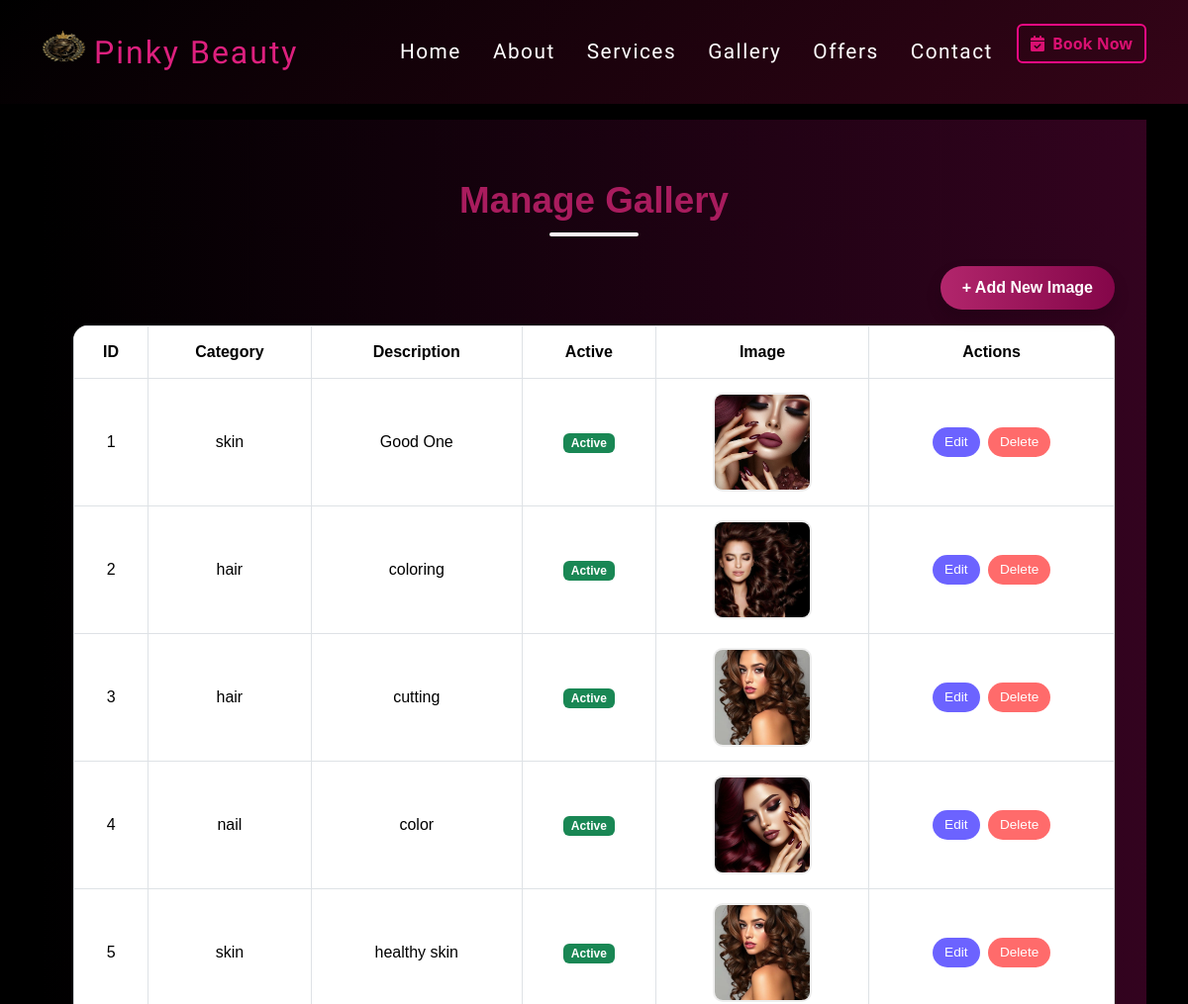
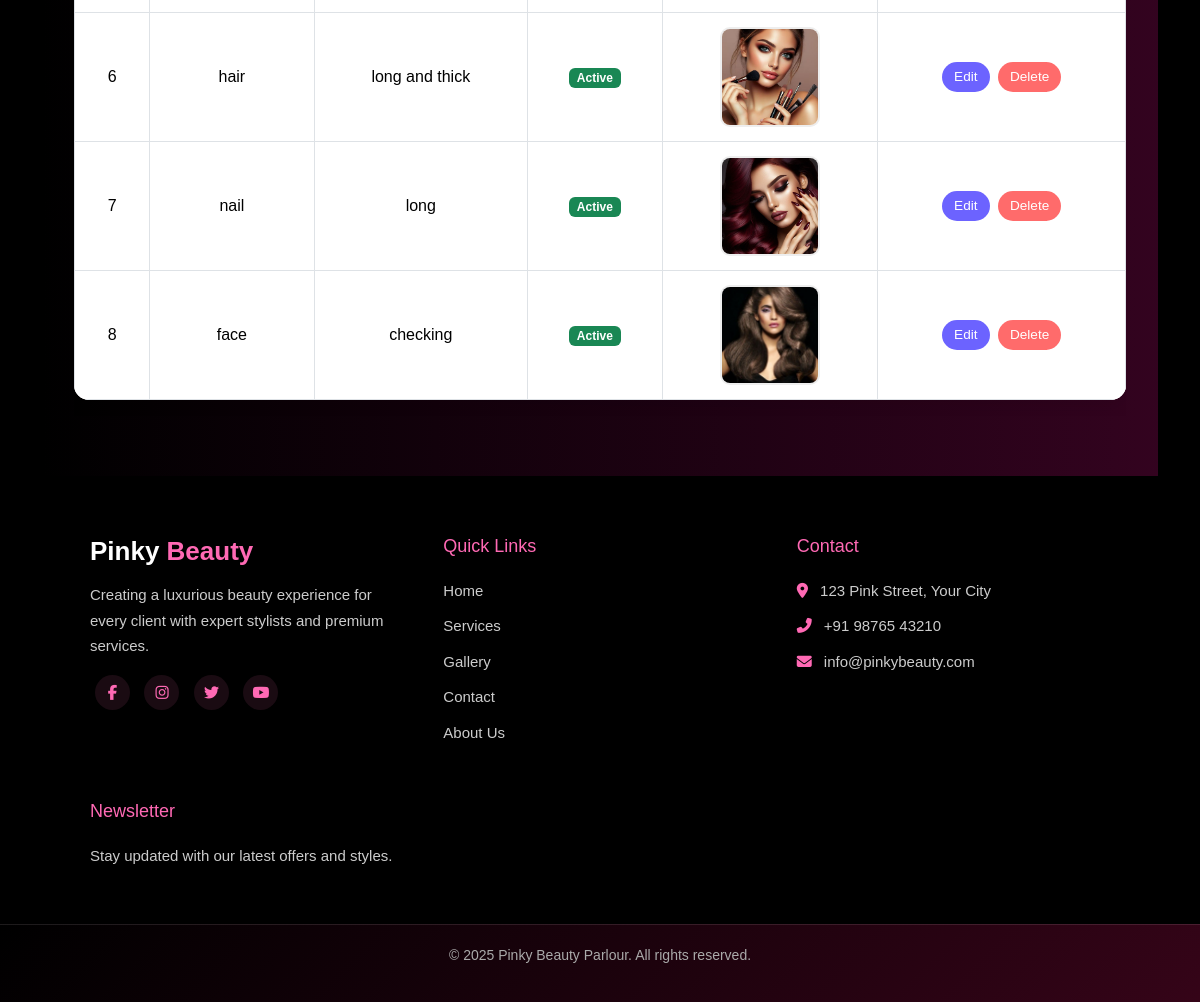
The page /admin-gallery/ (signed in) on the database its author committed (2 pictures, top to bottom).
### main/models.py (models this page shows, shortened)
class Gallery(models.Model):
    category = models.CharField(max_length=50, choices=[('Hair','Hair'),('Makeup','Makeup'),('Nails','Nails')])
    image = models.ImageField(upload_to='gallery/')
    description = models.TextField(blank=True)
    active = models.BooleanField(default=True)

### main/views.py (the view)
# urls.py: path('admin-gallery/', views.gallery_page_admin, name='gallery_page_admin'),
@login_required
def gallery_page_admin(request):
    if not request.user.is_superuser:
        return redirect('home')
    gallery = Gallery.objects.all()
    return render(request, 'admin_gallery.html', {'gallery': gallery})

### main/Templates/admin_gallery.html (shortened to what this page needs)
{% extends "base.html" %}
{% load static %}
{% block content %}
<section class="manage-gallery">
  <div class="container">
    <h2>Manage Gallery</h2>
    <div class="text-end mb-3">
      <a href="{% url 'add_gallery' %}" class="btn-add shadow">+ Add New Image</a>
    </div>
    <div class="table-responsive">
      <table class="table table-bordered gallery-table">
        <thead>
          <tr>
            <th>ID</th>
            <th>Category</th>
            <th>Description</th>
            <th>Active</th>
            <th>Image</th>
            <th>Actions</th>
          </tr>
        </thead>
        <tbody>
          {% for item in gallery %}
          <tr>
            <td>{{ item.id }}</td>
            <td>{{ item.category }}</td>
            <td>{{ item.description|truncatewords:12 }}</td>
            <td>
              {% if item.active %}
              <span class="badge bg-success">Active</span>
              {% else %}
              <span class="badge bg-danger">Inactive</span>
              {% endif %}
            </td>
            <td>
              {% if item.image %}
              <img src="{{ item.image.url }}" alt="{{ item.category }}" class="gallery-img">
              {% else %}
              <span class="text-muted">No Image</span>
              {% endif %}
            </td>
            <td>
              <a href="{% url 'edit_gallery' item.id %}" class="btn btn-primary btn-sm me-1">Edit</a>
              <a href="{% url 'delete_gallery' item.id %}" class="btn btn-danger btn-sm">Delete</a>
            </td>
          </tr>
          {% empty %}
          <tr>
            <td colspan="6" class="text-center text-muted">No gallery items found.</td>
          </tr>
          {% endfor %}
        </tbody>
      </table>
    </div>
  </div>
</section>
{% endblock %}

### main/Templates/base.html (style rules this page uses)
body { font-family: 'Segoe UI', Tahoma, Geneva, Verdana, sans-serif; background-color: #000; color: #ffffff; overflow-x: hidden; }

### main/Templates/admin_gallery.html (style rules this page uses)
.manage-gallery { min-height: 100vh; padding: 60px 20px; background: linear-gradient(to right, rgba(0, 0, 0, 0.85), rgba(67, 4, 41, 0.759)); font-family: 'Poppins', sans-serif; animation: fadeIn 1s ease-in-out; }
.manage-gallery h2 { text-align: center; font-size: 2.3rem; font-weight: 700; color: #a91c5e; margin-bottom: 30px; position: relative; }
.manage-gallery h2::after { content: ""; width: 90px; height: 4px; background-color: #fbf9fa; border-radius: 5px; display: block; margin: 10px auto 0; }
.btn-add { display: inline-block; background: linear-gradient(90deg, #b2266c, #840649); color: #fff; border: none; border-radius: 25px; padding: 10px 22px; text-decoration: none; transition: 0.3s; font-weight: 600; box-shadow: 0 4px 12px rgba(255, 100, 150, 0.3); }
.gallery-table { background: #fff; border-radius: 15px; box-shadow: 0 6px 20px rgba(0, 0, 0, 0.08); overflow: hidden; animation: fadeUp 1s ease; }
.gallery-table thead { background-color: #1a1a1a; color: #fff; text-align: center; }
.gallery-table th, .gallery-table td { vertical-align: middle; text-align: center; padding: 14px; }
.gallery-img { width: 100px; height: 100px; object-fit: cover; border-radius: 10px; border: 2px solid #eee; transition: transform 0.3s ease; }
.btn-sm { border-radius: 20px; padding: 5px 12px; font-size: 0.85rem; }
.btn-primary { background-color: #6c63ff; border: none; }
.btn-danger { background-color: #ff6b6b; border: none; }

### rows shown on the page
Gallery: id "1", category "skin", description "Good One", active "Active", image (picture)
Gallery: id "2", category "hair", description "coloring", active "Active", image (picture)
Gallery: id "3", category "hair", description "cutting", active "Active", image (picture)
Gallery: id "4", category "nail", description "color", active "Active", image (picture)
Gallery: id "5", category "skin", description "healthy skin", active "Active", image (picture)
Gallery: id "6", category "hair", description "long and thick", active "Active", image (picture)
Gallery: id "7", category "nail", description "long", active "Active", image (picture)
Gallery: id "8", category "face", description "checking", active "Active", image (picture)
